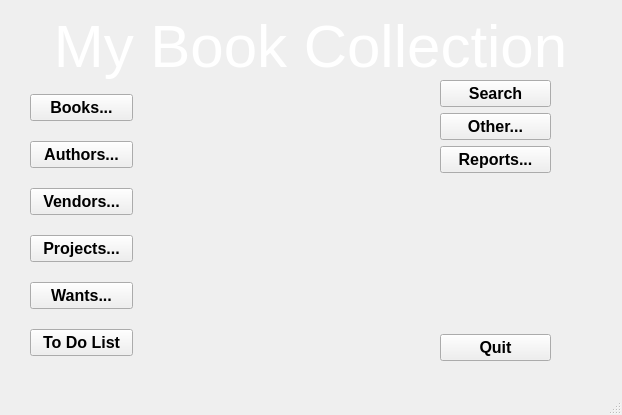
<?xml version="1.0" encoding="UTF-8"?>
<ui version="4.0">
 <class>MainWindow</class>
 <widget class="QMainWindow" name="MainWindow">
  <property name="geometry">
   <rect>
    <x>0</x>
    <y>0</y>
    <width>622</width>
    <height>415</height>
   </rect>
  </property>
  <property name="sizePolicy">
   <sizepolicy hsizetype="Fixed" vsizetype="Fixed">
    <horstretch>0</horstretch>
    <verstretch>0</verstretch>
   </sizepolicy>
  </property>
  <property name="minimumSize">
   <size>
    <width>622</width>
    <height>415</height>
   </size>
  </property>
  <property name="maximumSize">
   <size>
    <width>622</width>
    <height>415</height>
   </size>
  </property>
  <property name="font">
   <font>
    <pointsize>12</pointsize>
   </font>
  </property>
  <property name="windowTitle">
   <string>MainWindow</string>
  </property>
  <property name="styleSheet">
   <string notr="true">#MainWindow {
background: url(/home/jrf/Documents/books/Collection/Tools/collection/resources/the-long-room.png);
background-repeat: no-repeat;
background-position: left top;
}
#Title_Label {
color: white;
}
QButton {
background-color: grey;
}</string>
  </property>
  <widget class="QWidget" name="centralwidget">
   <property name="sizePolicy">
    <sizepolicy hsizetype="Fixed" vsizetype="Fixed">
     <horstretch>0</horstretch>
     <verstretch>0</verstretch>
    </sizepolicy>
   </property>
   <widget class="QWidget" name="layoutWidget">
    <property name="geometry">
     <rect>
      <x>30</x>
      <y>80</y>
      <width>103</width>
      <height>291</height>
     </rect>
    </property>
    <layout class="QVBoxLayout" name="left_VerticalLayout">
     <item>
      <widget class="QPushButton" name="Books_Button">
       <property name="palette">
        <palette>
         <active/>
         <inactive/>
         <disabled/>
        </palette>
       </property>
       <property name="font">
        <font>
         <pointsize>12</pointsize>
         <weight>75</weight>
         <bold>true</bold>
        </font>
       </property>
       <property name="toolTip">
        <string extracomment="Open Book selection dialog"/>
       </property>
       <property name="autoFillBackground">
        <bool>false</bool>
       </property>
       <property name="text">
        <string>Books...</string>
       </property>
      </widget>
     </item>
     <item>
      <widget class="QPushButton" name="Authors_Button">
       <property name="font">
        <font>
         <pointsize>12</pointsize>
         <weight>75</weight>
         <bold>true</bold>
        </font>
       </property>
       <property name="toolTip">
        <string extracomment="Open Author selectioni dialog"/>
       </property>
       <property name="text">
        <string>Authors...</string>
       </property>
      </widget>
     </item>
     <item>
      <widget class="QPushButton" name="Vendors_Button">
       <property name="font">
        <font>
         <pointsize>12</pointsize>
         <weight>75</weight>
         <bold>true</bold>
        </font>
       </property>
       <property name="toolTip">
        <string extracomment="Open Vendor/Pupblisher selection  dialog"/>
       </property>
       <property name="text">
        <string>Vendors...</string>
       </property>
      </widget>
     </item>
     <item>
      <widget class="QPushButton" name="Projects_Button">
       <property name="font">
        <font>
         <pointsize>12</pointsize>
         <weight>75</weight>
         <bold>true</bold>
        </font>
       </property>
       <property name="toolTip">
        <string extracomment="Open Projects selection dialog"/>
       </property>
       <property name="text">
        <string>Projects...</string>
       </property>
      </widget>
     </item>
     <item>
      <widget class="QPushButton" name="Wants_Button">
       <property name="font">
        <font>
         <pointsize>12</pointsize>
         <weight>75</weight>
         <bold>true</bold>
        </font>
       </property>
       <property name="toolTip">
        <string extracomment="Open Wants list selection dialog"/>
       </property>
       <property name="text">
        <string>Wants...</string>
       </property>
      </widget>
     </item>
     <item>
      <widget class="QPushButton" name="ToDo_Button">
       <property name="font">
        <font>
         <pointsize>12</pointsize>
         <weight>75</weight>
         <bold>true</bold>
        </font>
       </property>
       <property name="toolTip">
        <string extracomment="Open the Task List selection dialog"/>
       </property>
       <property name="text">
        <string>To Do List</string>
       </property>
      </widget>
     </item>
    </layout>
   </widget>
   <widget class="QLabel" name="Title_Label">
    <property name="geometry">
     <rect>
      <x>0</x>
      <y>0</y>
      <width>621</width>
      <height>91</height>
     </rect>
    </property>
    <property name="palette">
     <palette>
      <active>
       <colorrole role="WindowText">
        <brush brushstyle="SolidPattern">
         <color alpha="255">
          <red>255</red>
          <green>255</green>
          <blue>255</blue>
         </color>
        </brush>
       </colorrole>
       <colorrole role="Text">
        <brush brushstyle="SolidPattern">
         <color alpha="255">
          <red>255</red>
          <green>255</green>
          <blue>255</blue>
         </color>
        </brush>
       </colorrole>
       <colorrole role="ButtonText">
        <brush brushstyle="SolidPattern">
         <color alpha="255">
          <red>255</red>
          <green>255</green>
          <blue>255</blue>
         </color>
        </brush>
       </colorrole>
      </active>
      <inactive>
       <colorrole role="WindowText">
        <brush brushstyle="SolidPattern">
         <color alpha="255">
          <red>255</red>
          <green>255</green>
          <blue>255</blue>
         </color>
        </brush>
       </colorrole>
       <colorrole role="Text">
        <brush brushstyle="SolidPattern">
         <color alpha="255">
          <red>255</red>
          <green>255</green>
          <blue>255</blue>
         </color>
        </brush>
       </colorrole>
       <colorrole role="ButtonText">
        <brush brushstyle="SolidPattern">
         <color alpha="255">
          <red>255</red>
          <green>255</green>
          <blue>255</blue>
         </color>
        </brush>
       </colorrole>
      </inactive>
      <disabled>
       <colorrole role="WindowText">
        <brush brushstyle="SolidPattern">
         <color alpha="255">
          <red>255</red>
          <green>255</green>
          <blue>255</blue>
         </color>
        </brush>
       </colorrole>
       <colorrole role="Text">
        <brush brushstyle="SolidPattern">
         <color alpha="255">
          <red>255</red>
          <green>255</green>
          <blue>255</blue>
         </color>
        </brush>
       </colorrole>
       <colorrole role="ButtonText">
        <brush brushstyle="SolidPattern">
         <color alpha="255">
          <red>255</red>
          <green>255</green>
          <blue>255</blue>
         </color>
        </brush>
       </colorrole>
      </disabled>
     </palette>
    </property>
    <property name="font">
     <font>
      <pointsize>45</pointsize>
     </font>
    </property>
    <property name="text">
     <string>My Book Collection</string>
    </property>
    <property name="alignment">
     <set>Qt::AlignCenter</set>
    </property>
   </widget>
   <widget class="QWidget" name="verticalLayoutWidget">
    <property name="geometry">
     <rect>
      <x>440</x>
      <y>80</y>
      <width>111</width>
      <height>281</height>
     </rect>
    </property>
    <layout class="QVBoxLayout" name="right_VerticalLayout">
     <item>
      <widget class="QPushButton" name="Search_Button">
       <property name="font">
        <font>
         <pointsize>12</pointsize>
         <weight>75</weight>
         <bold>true</bold>
        </font>
       </property>
       <property name="text">
        <string>Search</string>
       </property>
      </widget>
     </item>
     <item>
      <widget class="QPushButton" name="Other_Button">
       <property name="font">
        <font>
         <pointsize>12</pointsize>
         <weight>75</weight>
         <bold>true</bold>
        </font>
       </property>
       <property name="toolTip">
        <string extracomment="Open a dialog to do something else"/>
       </property>
       <property name="text">
        <string>Other...</string>
       </property>
      </widget>
     </item>
     <item>
      <widget class="QPushButton" name="Reports_Button">
       <property name="font">
        <font>
         <pointsize>12</pointsize>
         <weight>75</weight>
         <bold>true</bold>
        </font>
       </property>
       <property name="toolTip">
        <string extracomment="Open the Reports selection dialog"/>
       </property>
       <property name="text">
        <string>Reports...</string>
       </property>
      </widget>
     </item>
     <item>
      <spacer name="verticalSpacer">
       <property name="orientation">
        <enum>Qt::Vertical</enum>
       </property>
       <property name="sizeHint" stdset="0">
        <size>
         <width>20</width>
         <height>40</height>
        </size>
       </property>
      </spacer>
     </item>
     <item>
      <widget class="QPushButton" name="quit_Button">
       <property name="sizePolicy">
        <sizepolicy hsizetype="Preferred" vsizetype="Fixed">
         <horstretch>0</horstretch>
         <verstretch>0</verstretch>
        </sizepolicy>
       </property>
       <property name="font">
        <font>
         <pointsize>12</pointsize>
         <weight>75</weight>
         <bold>true</bold>
        </font>
       </property>
       <property name="toolTip">
        <string extracomment="Close and quit the application"/>
       </property>
       <property name="text">
        <string>Quit</string>
       </property>
      </widget>
     </item>
    </layout>
   </widget>
  </widget>
  <widget class="QMenuBar" name="menubar">
   <property name="geometry">
    <rect>
     <x>0</x>
     <y>0</y>
     <width>622</width>
     <height>25</height>
    </rect>
   </property>
  </widget>
  <widget class="QStatusBar" name="statusBar"/>
 </widget>
 <resources/>
 <connections/>
</ui>
